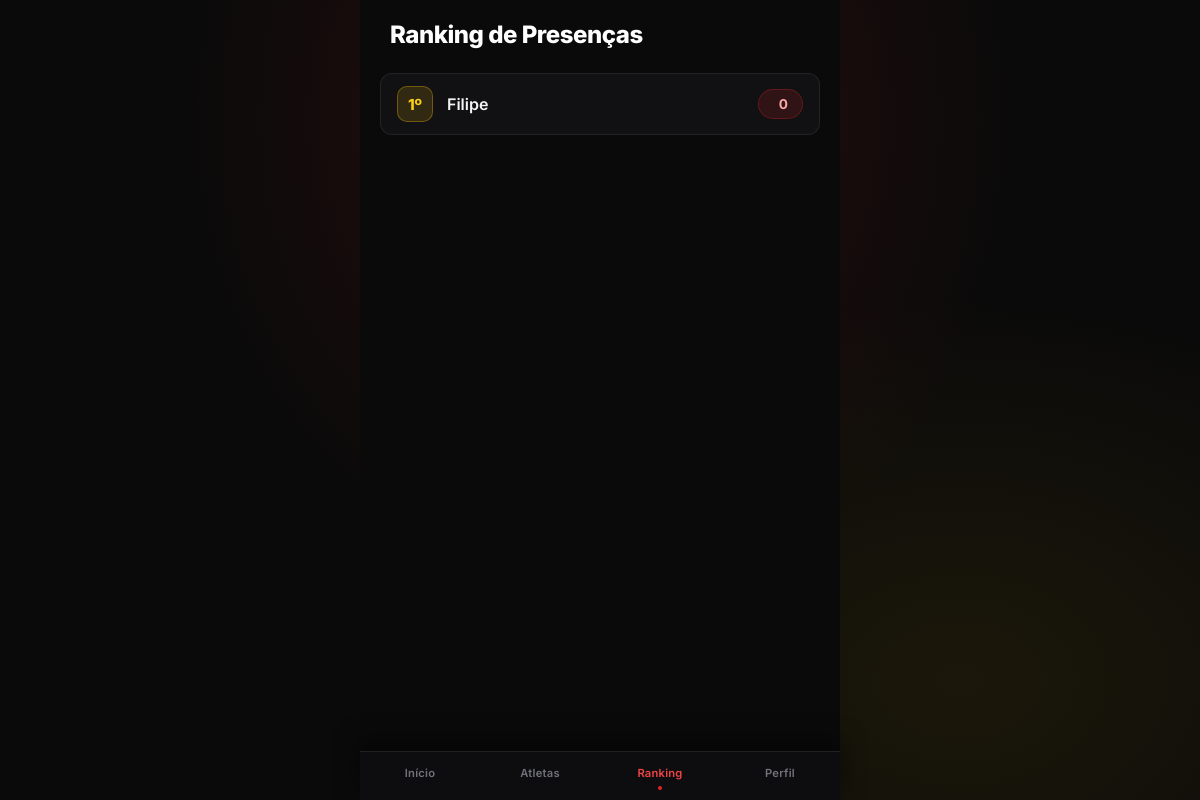
Before: /ranking (signed in) with the older database file.
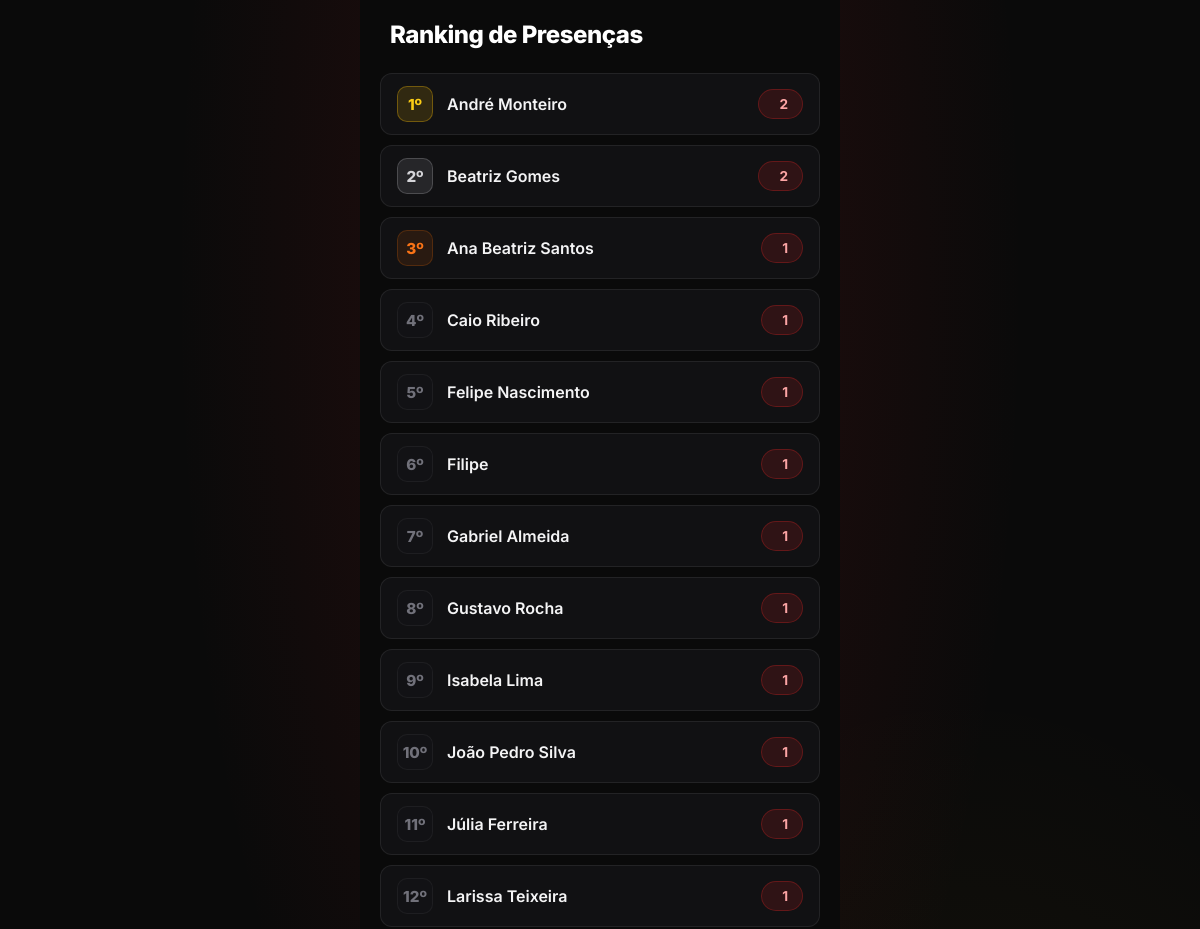
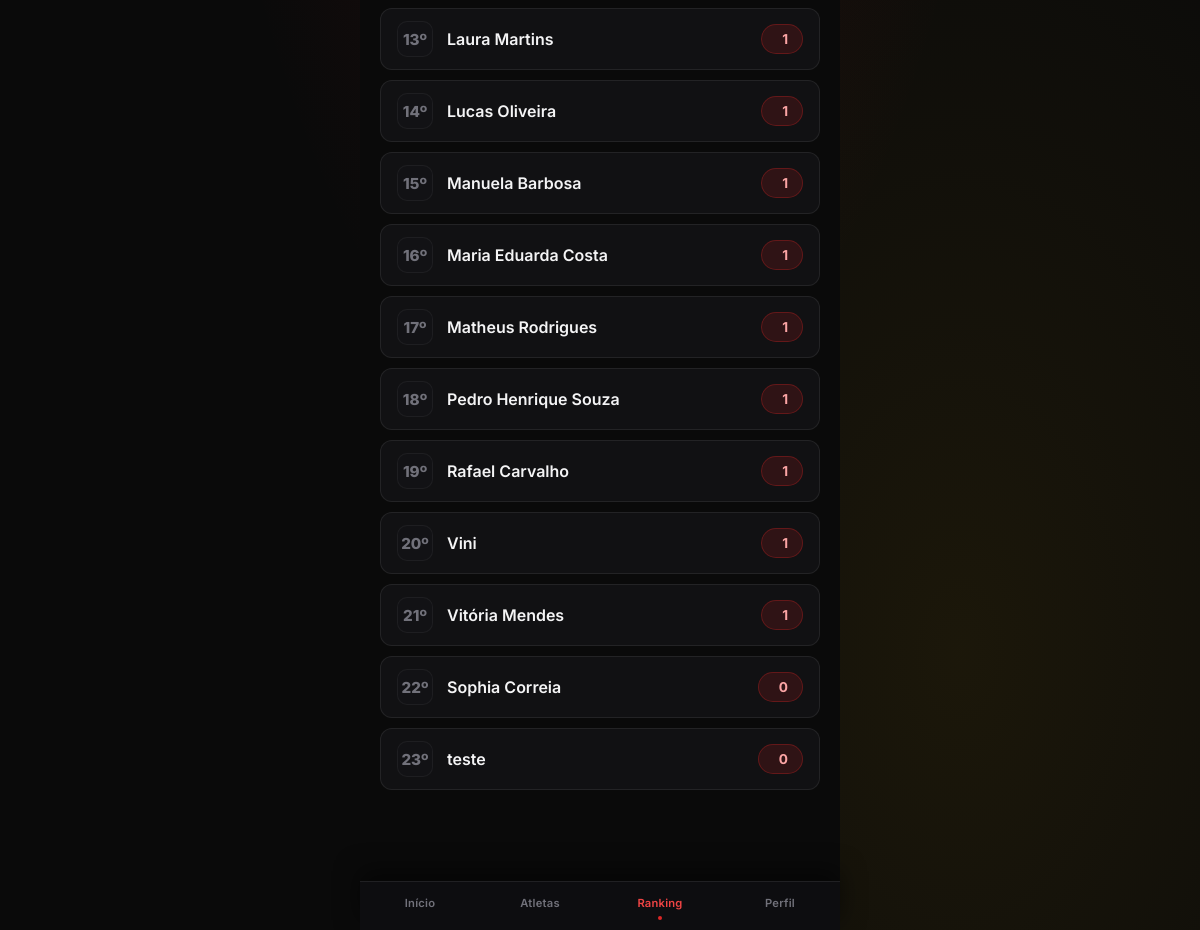
After: the same page with the newer database file (2 pictures, top to bottom).
### tables this page shows
CREATE TABLE alunos (
            id INTEGER PRIMARY KEY AUTOINCREMENT,
            nome_completo TEXT NOT NULL,
            presencas INTEGER DEFAULT 0
        );

### app.py (the view)
@app.route('/ranking')
def ranking():
    if 'treinador_id' not in session: return redirect(url_for('login'))
    conn = get_db_connection()
    try:
        ranking_db = conn.execute('SELECT * FROM alunos ORDER BY presencas DESC, nome_completo ASC').fetchall()
    finally:
        conn.close()
    return render_template('ranking.html', ranking=ranking_db)

### app.py (called while the page is built)
def get_db_connection():
    conn = sqlite3.connect(DB_PATH)
    conn.row_factory = sqlite3.Row
    conn.execute('PRAGMA foreign_keys = ON')
    return conn

### templates/ranking.html (shortened to what this page needs)
{% extends "base.html" %}
{% block conteudo %}
    <div style="padding-bottom: 40px;">
        <h2 class="page-title">
            Ranking de Presenças
        </h2>
        {% if ranking %}
            <div>
                {% for aluno in ranking %}
                <div class="rank-card">
                    <div style="display: flex; align-items: center; gap: 14px;">
                        <div class="rank-pos {% if loop.index == 1 %}pos-1{% elif loop.index == 2 %}pos-2{% elif loop.index == 3 %}pos-3{% else %}pos-other{% endif %}">
                            {{ loop.index }}º
                        </div>
                        <span class="aluno-nome">{{ aluno.nome_completo }}</span>
                    </div>
                    <div class="presencas-badge">
                        {{ aluno.presencas }}
                    </div>
                </div>
                {% endfor %}
            </div>
        {% else %}
            <div class="empty-state">
                <i class="ph ph-medal"></i>
                <p>O pódio está vazio!<br>Nenhum atleta pontuou no ranking ainda. Os treinos aguardam.</p>
            </div>
        {% endif %}
    </div>
{% endblock %}

Changed rows visible on the page:
added alunos: nome_completo "André Monteiro", presencas "2"
added alunos: nome_completo "Beatriz Gomes", presencas "2"
added alunos: nome_completo "Ana Beatriz Santos", presencas "1"
added alunos: nome_completo "Caio Ribeiro", presencas "1"
added alunos: nome_completo "Felipe Nascimento", presencas "1"
changed alunos "Filipe": presencas "0" → "1"
added alunos: nome_completo "Gabriel Almeida", presencas "1"
added alunos: nome_completo "Gustavo Rocha", presencas "1"
added alunos: nome_completo "Isabela Lima", presencas "1"
added alunos: nome_completo "João Pedro Silva", presencas "1"
added alunos: nome_completo "Júlia Ferreira", presencas "1"
added alunos: nome_completo "Larissa Teixeira", presencas "1"
added alunos: nome_completo "Laura Martins", presencas "1"
added alunos: nome_completo "Lucas Oliveira", presencas "1"
added alunos: nome_completo "Manuela Barbosa", presencas "1"
added alunos: nome_completo "Maria Eduarda Costa", presencas "1"
added alunos: nome_completo "Matheus Rodrigues", presencas "1"
added alunos: nome_completo "Pedro Henrique Souza", presencas "1"
added alunos: nome_completo "Rafael Carvalho", presencas "1"
added alunos: nome_completo "Vini", presencas "1"
added alunos: nome_completo "Vitória Mendes", presencas "1"
added alunos: nome_completo "Sophia Correia", presencas "0"
added alunos: nome_completo "teste", presencas "0"
